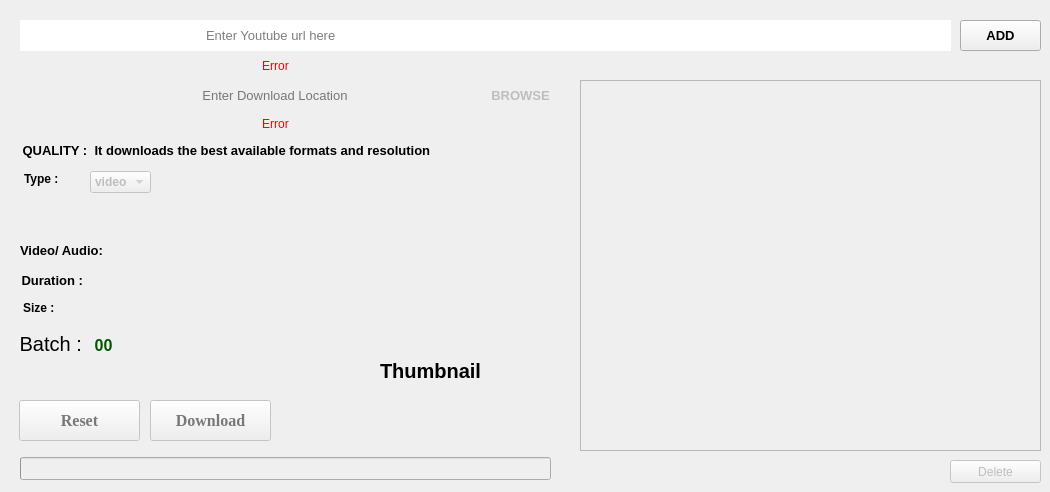
    <widget class="QWidget" name="tab_5">
     <attribute name="title">
      <string>Batch</string>
     </attribute>
     <widget class="QLabel" name="size_file_5">
      <property name="geometry">
       <rect>
        <x>24</x>
        <y>171</y>
        <width>71</width>
        <height>16</height>
       </rect>
      </property>
      <property name="font">
       <font>
        <weight>75</weight>
        <bold>true</bold>
       </font>
      </property>
      <property name="text">
       <string>Type :</string>
      </property>
     </widget>
     <widget class="QComboBox" name="type_combobox_batch">
      <property name="enabled">
       <bool>false</bool>
      </property>
      <property name="geometry">
       <rect>
        <x>90</x>
        <y>171</y>
        <width>61</width>
        <height>22</height>
       </rect>
      </property>
      <property name="font">
       <font>
        <weight>75</weight>
        <bold>true</bold>
       </font>
      </property>
      <property name="sizeAdjustPolicy">
       <enum>QComboBox::AdjustToContents</enum>
      </property>
      <item>
       <property name="text">
        <string>video</string>
       </property>
      </item>
      <item>
       <property name="text">
        <string>audio</string>
       </property>
      </item>
     </widget>
     <widget class="QLabel" name="video_audio_title_batch">
      <property name="geometry">
       <rect>
        <x>20</x>
        <y>240</y>
        <width>521</width>
        <height>20</height>
       </rect>
      </property>
      <property name="sizePolicy">
       <sizepolicy hsizetype="Maximum" vsizetype="Maximum">
        <horstretch>0</horstretch>
        <verstretch>0</verstretch>
       </sizepolicy>
      </property>
      <property name="font">
       <font>
        <pointsize>10</pointsize>
        <weight>75</weight>
        <bold>true</bold>
       </font>
      </property>
      <property name="text">
       <string>Video/ Audio: </string>
      </property>
     </widget>
     <widget class="QLabel" name="duration_batch">
      <property name="geometry">
       <rect>
        <x>18</x>
        <y>270</y>
        <width>521</width>
        <height>20</height>
       </rect>
      </property>
      <property name="font">
       <font>
        <pointsize>10</pointsize>
        <weight>75</weight>
        <bold>true</bold>
       </font>
      </property>
      <property name="text">
       <string> Duration :</string>
      </property>
     </widget>
     <widget class="QLineEdit" name="urlText_batch">
      <property name="geometry">
       <rect>
        <x>20</x>
        <y>20</y>
        <width>931</width>
        <height>31</height>
       </rect>
      </property>
      <property name="font">
       <font>
        <pointsize>10</pointsize>
       </font>
      </property>
      <property name="inputMethodHints">
       <set>Qt::ImhNone</set>
      </property>
      <property name="frame">
       <bool>false</bool>
      </property>
      <property name="alignment">
       <set>Qt::AlignLeading|Qt::AlignLeft|Qt::AlignVCenter</set>
      </property>
      <property name="placeholderText">
       <string>                                                   Enter Youtube url here</string>
      </property>
      <property name="clearButtonEnabled">
       <bool>true</bool>
      </property>
     </widget>
     <widget class="QLabel" name="error_url_batch">
      <property name="geometry">
       <rect>
        <x>20</x>
        <y>56</y>
        <width>511</width>
        <height>20</height>
       </rect>
      </property>
      <property name="palette">
       <palette>
        <active>
         <colorrole role="WindowText">
          <brush brushstyle="SolidPattern">
           <color alpha="255">
            <red>255</red>
            <green>0</green>
            <blue>0</blue>
           </color>
          </brush>
         </colorrole>
        </active>
        <inactive>
         <colorrole role="WindowText">
          <brush brushstyle="SolidPattern">
           <color alpha="255">
            <red>255</red>
            <green>0</green>
            <blue>0</blue>
           </color>
          </brush>
         </colorrole>
        </inactive>
        <disabled>
         <colorrole role="WindowText">
          <brush brushstyle="SolidPattern">
           <color alpha="255">
            <red>120</red>
            <green>120</green>
            <blue>120</blue>
           </color>
          </brush>
         </colorrole>
        </disabled>
       </palette>
      </property>
      <property name="text">
       <string>Error</string>
      </property>
      <property name="alignment">
       <set>Qt::AlignCenter</set>
      </property>
     </widget>
     <widget class="QPushButton" name="resetButton_batch">
      <property name="enabled">
       <bool>false</bool>
      </property>
      <property name="geometry">
       <rect>
        <x>19</x>
        <y>400</y>
        <width>121</width>
        <height>41</height>
       </rect>
      </property>
      <property name="palette">
       <palette>
        <active>
         <colorrole role="WindowText">
          <brush brushstyle="SolidPattern">
           <color alpha="255">
            <red>170</red>
            <green>0</green>
            <blue>0</blue>
           </color>
          </brush>
         </colorrole>
         <colorrole role="ButtonText">
          <brush brushstyle="SolidPattern">
           <color alpha="255">
            <red>170</red>
            <green>0</green>
            <blue>0</blue>
           </color>
          </brush>
         </colorrole>
        </active>
        <inactive>
         <colorrole role="WindowText">
          <brush brushstyle="SolidPattern">
           <color alpha="255">
            <red>170</red>
            <green>0</green>
            <blue>0</blue>
           </color>
          </brush>
         </colorrole>
         <colorrole role="ButtonText">
          <brush brushstyle="SolidPattern">
           <color alpha="255">
            <red>170</red>
            <green>0</green>
            <blue>0</blue>
           </color>
          </brush>
         </colorrole>
        </inactive>
        <disabled>
         <colorrole role="WindowText">
          <brush brushstyle="SolidPattern">
           <color alpha="255">
            <red>120</red>
            <green>120</green>
            <blue>120</blue>
           </color>
          </brush>
         </colorrole>
         <colorrole role="ButtonText">
          <brush brushstyle="SolidPattern">
           <color alpha="255">
            <red>120</red>
            <green>120</green>
            <blue>120</blue>
           </color>
          </brush>
         </colorrole>
        </disabled>
       </palette>
      </property>
      <property name="font">
       <font>
        <family>Georgia</family>
        <pointsize>12</pointsize>
        <weight>75</weight>
        <bold>true</bold>
       </font>
      </property>
      <property name="text">
       <string>Reset</string>
      </property>
     </widget>
     <widget class="QLineEdit" name="browseText_batch">
      <property name="enabled">
       <bool>false</bool>
      </property>
      <property name="geometry">
       <rect>
        <x>20</x>
        <y>80</y>
        <width>441</width>
        <height>31</height>
       </rect>
      </property>
      <property name="sizePolicy">
       <sizepolicy hsizetype="Expanding" vsizetype="Fixed">
        <horstretch>0</horstretch>
        <verstretch>0</verstretch>
       </sizepolicy>
      </property>
      <property name="font">
       <font>
        <pointsize>10</pointsize>
       </font>
      </property>
      <property name="frame">
       <bool>false</bool>
      </property>
      <property name="alignment">
       <set>Qt::AlignLeading|Qt::AlignLeft|Qt::AlignVCenter</set>
      </property>
      <property name="dragEnabled">
       <bool>false</bool>
      </property>
      <property name="placeholderText">
       <string>                                                  Enter Download Location</string>
      </property>
      <property name="clearButtonEnabled">
       <bool>true</bool>
      </property>
     </widget>
     <widget class="QLabel" name="label_batch">
      <property name="geometry">
       <rect>
        <x>19</x>
        <y>140</y>
        <width>491</width>
        <height>20</height>
       </rect>
      </property>
      <property name="font">
       <font>
        <pointsize>10</pointsize>
        <weight>75</weight>
        <bold>true</bold>
       </font>
      </property>
      <property name="text">
       <string> QUALITY :  It downloads the best available formats and resolution</string>
      </property>
      <property name="alignment">
       <set>Qt::AlignJustify|Qt::AlignVCenter</set>
      </property>
      <property name="indent">
       <number>20</number>
      </property>
     </widget>
     <widget class="QLabel" name="batch_count">
      <property name="geometry">
       <rect>
        <x>-37</x>
        <y>334</y>
        <width>181</width>
        <height>20</height>
       </rect>
      </property>
      <property name="font">
       <font>
        <pointsize>15</pointsize>
        <weight>50</weight>
        <bold>false</bold>
       </font>
      </property>
      <property name="text">
       <string>Batch : </string>
      </property>
      <property name="alignment">
       <set>Qt::AlignCenter</set>
      </property>
      <property name="indent">
       <number>20</number>
      </property>
     </widget>
     <widget class="QPushButton" name="browseButton_batch">
      <property name="enabled">
       <bool>false</bool>
      </property>
      <property name="geometry">
       <rect>
        <x>470</x>
        <y>80</y>
        <width>101</width>
        <height>31</height>
       </rect>
      </property>
      <property name="font">
       <font>
        <pointsize>10</pointsize>
        <weight>75</weight>
        <bold>true</bold>
       </font>
      </property>
      <property name="text">
       <string>BROWSE</string>
      </property>
      <property name="iconSize">
       <size>
        <width>30</width>
        <height>30</height>
       </size>
      </property>
      <property name="flat">
       <bool>true</bool>
      </property>
     </widget>
     <widget class="QProgressBar" name="progressBar_batch">
      <property name="enabled">
       <bool>false</bool>
      </property>
      <property name="geometry">
       <rect>
        <x>20</x>
        <y>457</y>
        <width>531</width>
        <height>23</height>
       </rect>
      </property>
      <property name="value">
       <number>0</number>
      </property>
      <property name="textVisible">
       <bool>false</bool>
      </property>
     </widget>
     <widget class="QLabel" name="thumb_2">
      <property name="geometry">
       <rect>
        <x>310</x>
        <y>290</y>
        <width>241</width>
        <height>161</height>
       </rect>
      </property>
      <property name="font">
       <font>
        <pointsize>15</pointsize>
        <weight>75</weight>
        <bold>true</bold>
       </font>
      </property>
      <property name="text">
       <string>Thumbnail</string>
      </property>
      <property name="alignment">
       <set>Qt::AlignCenter</set>
      </property>
     </widget>
     <widget class="QPushButton" name="batch_add_button">
      <property name="geometry">
       <rect>
        <x>960</x>
        <y>20</y>
        <width>81</width>
        <height>31</height>
       </rect>
      </property>
      <property name="font">
       <font>
        <pointsize>10</pointsize>
        <weight>75</weight>
        <bold>true</bold>
       </font>
      </property>
      <property name="autoFillBackground">
       <bool>false</bool>
      </property>
      <property name="text">
       <string>ADD</string>
      </property>
      <property name="iconSize">
       <size>
        <width>30</width>
        <height>30</height>
       </size>
      </property>
      <property name="autoDefault">
       <bool>false</bool>
      </property>
      <property name="default">
       <bool>false</bool>
      </property>
      <property name="flat">
       <bool>false</bool>
      </property>
     </widget>
     <widget class="QLabel" name="error_browse_batch">
      <property name="geometry">
       <rect>
        <x>20</x>
        <y>114</y>
        <width>511</width>
        <height>20</height>
       </rect>
      </property>
      <property name="palette">
       <palette>
        <active>
         <colorrole role="WindowText">
          <brush brushstyle="SolidPattern">
           <color alpha="255">
            <red>255</red>
            <green>0</green>
            <blue>0</blue>
           </color>
          </brush>
         </colorrole>
        </active>
        <inactive>
         <colorrole role="WindowText">
          <brush brushstyle="SolidPattern">
           <color alpha="255">
            <red>255</red>
            <green>0</green>
            <blue>0</blue>
           </color>
          </brush>
         </colorrole>
        </inactive>
        <disabled>
         <colorrole role="WindowText">
          <brush brushstyle="SolidPattern">
           <color alpha="255">
            <red>120</red>
            <green>120</green>
            <blue>120</blue>
           </color>
          </brush>
         </colorrole>
        </disabled>
       </palette>
      </property>
      <property name="text">
       <string>Error</string>
      </property>
      <property name="alignment">
       <set>Qt::AlignCenter</set>
      </property>
     </widget>
     <widget class="QPushButton" name="downloadButton__batch">
      <property name="enabled">
       <bool>false</bool>
      </property>
      <property name="geometry">
       <rect>
        <x>150</x>
        <y>400</y>
        <width>121</width>
        <height>41</height>
       </rect>
      </property>
      <property name="palette">
       <palette>
        <active>
         <colorrole role="ButtonText">
          <brush brushstyle="SolidPattern">
           <color alpha="255">
            <red>0</red>
            <green>170</green>
            <blue>0</blue>
           </color>
          </brush>
         </colorrole>
        </active>
        <inactive>
         <colorrole role="ButtonText">
          <brush brushstyle="SolidPattern">
           <color alpha="255">
            <red>0</red>
            <green>170</green>
            <blue>0</blue>
           </color>
          </brush>
         </colorrole>
        </inactive>
        <disabled>
         <colorrole role="ButtonText">
          <brush brushstyle="SolidPattern">
           <color alpha="255">
            <red>120</red>
            <green>120</green>
            <blue>120</blue>
           </color>
          </brush>
         </colorrole>
        </disabled>
       </palette>
      </property>
      <property name="font">
       <font>
        <family>Georgia</family>
        <pointsize>12</pointsize>
        <weight>75</weight>
        <italic>false</italic>
        <bold>true</bold>
        <underline>false</underline>
        <strikeout>false</strikeout>
       </font>
      </property>
      <property name="text">
       <string>Download</string>
      </property>
      <property name="iconSize">
       <size>
        <width>30</width>
        <height>30</height>
       </size>
      </property>
      <property name="default">
       <bool>false</bool>
      </property>
      <property name="flat">
       <bool>false</bool>
      </property>
     </widget>
     <widget class="QListWidget" name="batch_list">
      <property name="enabled">
       <bool>false</bool>
      </property>
      <property name="geometry">
       <rect>
        <x>580</x>
        <y>80</y>
        <width>461</width>
        <height>371</height>
       </rect>
      </property>
      <property name="font">
       <font>
        <pointsize>10</pointsize>
        <weight>75</weight>
        <bold>true</bold>
       </font>
      </property>
      <property name="focusPolicy">
       <enum>Qt::WheelFocus</enum>
      </property>
      <property name="autoFillBackground">
       <bool>false</bool>
      </property>
      <property name="frameShadow">
       <enum>QFrame::Plain</enum>
      </property>
      <property name="verticalScrollBarPolicy">
       <enum>Qt::ScrollBarAsNeeded</enum>
      </property>
      <property name="editTriggers">
       <set>QAbstractItemView::DoubleClicked|QAbstractItemView::EditKeyPressed|QAbstractItemView::SelectedClicked</set>
      </property>
      <property name="dragDropMode">
       <enum>QAbstractItemView::DragOnly</enum>
      </property>
      <property name="alternatingRowColors">
       <bool>false</bool>
      </property>
      <property name="selectionMode">
       <enum>QAbstractItemView::MultiSelection</enum>
      </property>
      <property name="selectionBehavior">
       <enum>QAbstractItemView::SelectItems</enum>
      </property>
      <property name="horizontalScrollMode">
       <enum>QAbstractItemView::ScrollPerItem</enum>
      </property>
      <property name="movement">
       <enum>QListView::Free</enum>
      </property>
      <property name="isWrapping" stdset="0">
       <bool>true</bool>
      </property>
      <property name="modelColumn">
       <number>0</number>
      </property>
      <property name="uniformItemSizes">
       <bool>true</bool>
      </property>
      <property name="wordWrap">
       <bool>true</bool>
      </property>
     </widget>
     <widget class="QLabel" name="size_file_batch">
      <property name="geometry">
       <rect>
        <x>23</x>
        <y>300</y>
        <width>211</width>
        <height>16</height>
       </rect>
      </property>
      <property name="font">
       <font>
        <weight>75</weight>
        <bold>true</bold>
       </font>
      </property>
      <property name="text">
       <string>Size : </string>
      </property>
     </widget>
     <widget class="QLabel" name="batch_count_number">
      <property name="geometry">
       <rect>
        <x>73</x>
        <y>330</y>
        <width>61</width>
        <height>31</height>
       </rect>
      </property>
      <property name="palette">
       <palette>
        <active>
         <colorrole role="WindowText">
          <brush brushstyle="SolidPattern">
           <color alpha="255">
            <red>0</red>
            <green>85</green>
            <blue>0</blue>
           </color>
          </brush>
         </colorrole>
        </active>
        <inactive>
         <colorrole role="WindowText">
          <brush brushstyle="SolidPattern">
           <color alpha="255">
            <red>0</red>
            <green>85</green>
            <blue>0</blue>
           </color>
          </brush>
         </colorrole>
        </inactive>
        <disabled>
         <colorrole role="WindowText">
          <brush brushstyle="SolidPattern">
           <color alpha="255">
            <red>120</red>
            <green>120</green>
            <blue>120</blue>
           </color>
          </brush>
         </colorrole>
        </disabled>
       </palette>
      </property>
      <property name="font">
       <font>
        <pointsize>12</pointsize>
        <weight>75</weight>
        <bold>true</bold>
       </font>
      </property>
      <property name="text">
       <string>00</string>
      </property>
      <property name="alignment">
       <set>Qt::AlignCenter</set>
      </property>
     </widget>
     <widget class="QPushButton" name="delete_batch">
      <property name="enabled">
       <bool>false</bool>
      </property>
      <property name="geometry">
       <rect>
        <x>950</x>
        <y>460</y>
        <width>91</width>
        <height>23</height>
       </rect>
      </property>
      <property name="text">
       <string>Delete</string>
      </property>
     </widget>
    </widget>
